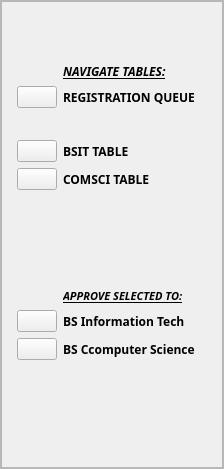
            <widget class="QFrame" name="left_menu_cont_frame">
             <property name="minimumSize">
              <size>
               <width>224</width>
               <height>0</height>
              </size>
             </property>
             <property name="maximumSize">
              <size>
               <width>20</width>
               <height>16777215</height>
              </size>
             </property>
             <property name="styleSheet">
              <string notr="true"/>
             </property>
             <property name="frameShape">
              <enum>QFrame::StyledPanel</enum>
             </property>
             <property name="frameShadow">
              <enum>QFrame::Raised</enum>
             </property>
             <layout class="QHBoxLayout" name="horizontalLayout_6">
              <property name="spacing">
               <number>0</number>
              </property>
              <property name="leftMargin">
               <number>0</number>
              </property>
              <property name="topMargin">
               <number>0</number>
              </property>
              <property name="rightMargin">
               <number>0</number>
              </property>
              <property name="bottomMargin">
               <number>0</number>
              </property>
              <item>
               <widget class="QFrame" name="menu_frame">
                <property name="minimumSize">
                 <size>
                  <width>160</width>
                  <height>0</height>
                 </size>
                </property>
                <property name="frameShape">
                 <enum>QFrame::StyledPanel</enum>
                </property>
                <property name="frameShadow">
                 <enum>QFrame::Raised</enum>
                </property>
                <layout class="QFormLayout" name="formLayout_2">
                 <property name="leftMargin">
                  <number>15</number>
                 </property>
                 <property name="topMargin">
                  <number>15</number>
                 </property>
                 <property name="rightMargin">
                  <number>15</number>
                 </property>
                 <property name="bottomMargin">
                  <number>15</number>
                 </property>
                 <item row="0" column="1">
                  <spacer name="verticalSpacer_5">
                   <property name="orientation">
                    <enum>Qt::Vertical</enum>
                   </property>
                   <property name="sizeHint" stdset="0">
                    <size>
                     <width>20</width>
                     <height>40</height>
                    </size>
                   </property>
                  </spacer>
                 </item>
                 <item row="1" column="1">
                  <widget class="QLabel" name="label_6">
                   <property name="font">
                    <font>
                     <family>Segoe UI Black</family>
                     <pointsize>9</pointsize>
                     <weight>75</weight>
                     <italic>true</italic>
                     <bold>true</bold>
                     <underline>true</underline>
                    </font>
                   </property>
                   <property name="text">
                    <string>NAVIGATE TABLES:</string>
                   </property>
                   <property name="margin">
                    <number>5</number>
                   </property>
                  </widget>
                 </item>
                 <item row="2" column="0">
                  <widget class="QPushButton" name="queue_data">
                   <property name="cursor">
                    <cursorShape>PointingHandCursor</cursorShape>
                   </property>
                   <property name="styleSheet">
                    <string notr="true"/>
                   </property>
                   <property name="text">
                    <string/>
                   </property>
                   <property name="icon">
                    <iconset resource="icons_rc_rc.qrc">
                     <normaloff>:/icons/icons/users.svg</normaloff>:/icons/icons/users.svg</iconset>
                   </property>
                  </widget>
                 </item>
                 <item row="2" column="1">
                  <widget class="QLabel" name="lbl_reg_queue_db">
                   <property name="minimumSize">
                    <size>
                     <width>0</width>
                     <height>0</height>
                    </size>
                   </property>
                   <property name="font">
                    <font>
                     <family>Segoe UI Black</family>
                     <weight>75</weight>
                     <bold>true</bold>
                    </font>
                   </property>
                   <property name="text">
                    <string>REGISTRATION QUEUE</string>
                   </property>
                   <property name="margin">
                    <number>5</number>
                   </property>
                  </widget>
                 </item>
                 <item row="3" column="1">
                  <spacer name="verticalSpacer">
                   <property name="orientation">
                    <enum>Qt::Vertical</enum>
                   </property>
                   <property name="sizeHint" stdset="0">
                    <size>
                     <width>20</width>
                     <height>20</height>
                    </size>
                   </property>
                  </spacer>
                 </item>
                 <item row="4" column="0">
                  <widget class="QPushButton" name="BSIT_page_button">
                   <property name="cursor">
                    <cursorShape>PointingHandCursor</cursorShape>
                   </property>
                   <property name="styleSheet">
                    <string notr="true"/>
                   </property>
                   <property name="text">
                    <string/>
                   </property>
                   <property name="icon">
                    <iconset resource="icons_rc_rc.qrc">
                     <normaloff>:/icons/icons/database.svg</normaloff>:/icons/icons/database.svg</iconset>
                   </property>
                  </widget>
                 </item>
                 <item row="4" column="1">
                  <widget class="QLabel" name="lbl_BSIT_db">
                   <property name="font">
                    <font>
                     <family>Segoe UI Black</family>
                     <weight>75</weight>
                     <bold>true</bold>
                    </font>
                   </property>
                   <property name="text">
                    <string>BSIT TABLE</string>
                   </property>
                   <property name="margin">
                    <number>5</number>
                   </property>
                  </widget>
                 </item>
                 <item row="5" column="0">
                  <widget class="QPushButton" name="COMSCI_page_button">
                   <property name="cursor">
                    <cursorShape>PointingHandCursor</cursorShape>
                   </property>
                   <property name="styleSheet">
                    <string notr="true"/>
                   </property>
                   <property name="text">
                    <string/>
                   </property>
                   <property name="icon">
                    <iconset resource="icons_rc_rc.qrc">
                     <normaloff>:/icons/icons/database.svg</normaloff>:/icons/icons/database.svg</iconset>
                   </property>
                  </widget>
                 </item>
                 <item row="5" column="1">
                  <widget class="QLabel" name="lbl_COMSCI_db">
                   <property name="font">
                    <font>
                     <family>Segoe UI Black</family>
                     <weight>75</weight>
                     <bold>true</bold>
                    </font>
                   </property>
                   <property name="text">
                    <string>COMSCI TABLE</string>
                   </property>
                   <property name="margin">
                    <number>5</number>
                   </property>
                  </widget>
                 </item>
                 <item row="6" column="1">
                  <spacer name="verticalSpacer_6">
                   <property name="orientation">
                    <enum>Qt::Vertical</enum>
                   </property>
                   <property name="sizeHint" stdset="0">
                    <size>
                     <width>20</width>
                     <height>40</height>
                    </size>
                   </property>
                  </spacer>
                 </item>
                 <item row="8" column="1">
                  <widget class="QLabel" name="lbl_approve">
                   <property name="font">
                    <font>
                     <family>Segoe UI Black</family>
                     <pointsize>8</pointsize>
                     <weight>75</weight>
                     <italic>true</italic>
                     <bold>true</bold>
                     <underline>true</underline>
                    </font>
                   </property>
                   <property name="text">
                    <string>APPROVE SELECTED TO:</string>
                   </property>
                  </widget>
                 </item>
                 <item row="9" column="0">
                  <widget class="QPushButton" name="btn_approve_BSIT">
                   <property name="text">
                    <string/>
                   </property>
                   <property name="icon">
                    <iconset resource="icons_rc_rc.qrc">
                     <normaloff>:/icons/icons/chevrons-right.svg</normaloff>:/icons/icons/chevrons-right.svg</iconset>
                   </property>
                  </widget>
                 </item>
                 <item row="9" column="1">
                  <widget class="QLabel" name="label_11">
                   <property name="font">
                    <font>
                     <family>Segoe UI Black</family>
                     <weight>75</weight>
                     <bold>true</bold>
                    </font>
                   </property>
                   <property name="text">
                    <string>BS Information Tech</string>
                   </property>
                  </widget>
                 </item>
                 <item row="10" column="0">
                  <widget class="QPushButton" name="btn_approve_COMSCI">
                   <property name="text">
                    <string/>
                   </property>
                   <property name="icon">
                    <iconset resource="icons_rc_rc.qrc">
                     <normaloff>:/icons/icons/chevrons-right.svg</normaloff>:/icons/icons/chevrons-right.svg</iconset>
                   </property>
                  </widget>
                 </item>
                 <item row="10" column="1">
                  <widget class="QLabel" name="label_21">
                   <property name="font">
                    <font>
                     <family>Segoe UI Black</family>
                     <weight>75</weight>
                     <bold>true</bold>
                    </font>
                   </property>
                   <property name="text">
                    <string>BS Ccomputer Science</string>
                   </property>
                  </widget>
                 </item>
                 <item row="11" column="1">
                  <spacer name="verticalSpacer_9">
                   <property name="orientation">
                    <enum>Qt::Vertical</enum>
                   </property>
                   <property name="sizeHint" stdset="0">
                    <size>
                     <width>20</width>
                     <height>40</height>
                    </size>
                   </property>
                  </spacer>
                 </item>
                 <item row="12" column="1">
                  <spacer name="verticalSpacer_10">
                   <property name="orientation">
                    <enum>Qt::Vertical</enum>
                   </property>
                   <property name="sizeHint" stdset="0">
                    <size>
                     <width>20</width>
                     <height>40</height>
                    </size>
                   </property>
                  </spacer>
                 </item>
                 <item row="7" column="1">
                  <spacer name="verticalSpacer_2">
                   <property name="orientation">
                    <enum>Qt::Vertical</enum>
                   </property>
                   <property name="sizeHint" stdset="0">
                    <size>
                     <width>20</width>
                     <height>40</height>
                    </size>
                   </property>
                  </spacer>
                 </item>
                </layout>
               </widget>
              </item>
             </layout>
            </widget>
